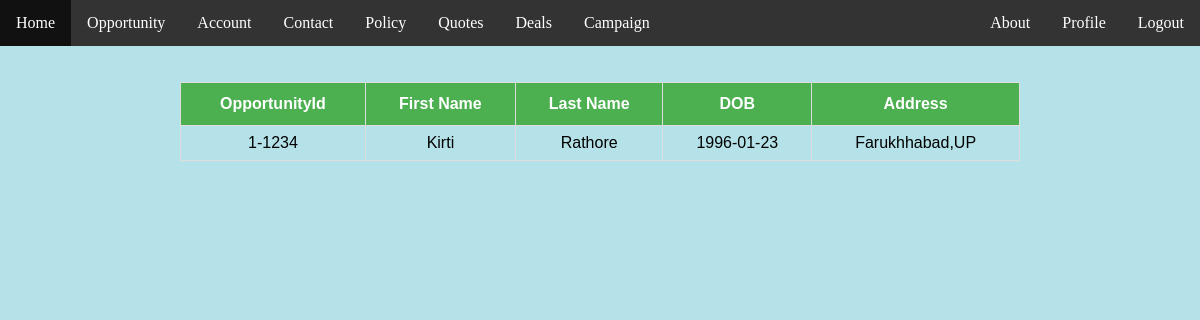
The page /showopp.php?oppid=1-1234 (signed in) on the database its author committed.
### tables this page shows
CREATE TABLE `opportunity` (
  `userid` int(11) NOT NULL,
  `opportunityid` varchar(10) NOT NULL,
  `firstname` varchar(15) NOT NULL,
  `lastname` varchar(15) NOT NULL,
  `dob` date NOT NULL,
  `address` varchar(100) NOT NULL
);

### showopp.php (the view, shortened to what this page needs)
<!doctype html>
    <html lang="en">
    <head>
    </head>
    <body>
      <?php
      include("navigationbar.php");
      $result = mysql_query("SELECT * from opportunity where opportunityid='".$_GET['oppid']."'");
      ?>
      <br><br>
      <table id="quote" align="center" >
      <thead>
        <tr>
          <th>OpportunityId</th>
          <th>First Name</th>
          <th>Last Name</th>
          <th>DOB</th>
          <th>Address</th>
        </tr>
      </thead>
      <tbody>
        <?php
          while($row = mysql_fetch_row($result)){
            echo
            "<tr>
              <td>{$row[1]}</td>
              <td>{$row[2]}</td>
              <td>{$row[3]}</td>
              <td>{$row[4]}</td>
              <td>{$row[5]}</td>
            </tr>\n";
          }
        ?>
      </tbody>
    </table>
    </body>
    </html>

### css/login.css (style rules this page uses)
body { background:#b5e2e8; font-family:Georgia, seri; size:12px; margin:0; padding:0; }

### showopp.php (style rules this page uses)
#quote { font-family: "Trebuchet MS", Arial, Helvetica, sans-serif; border-collapse: collapse; width: 70%; }
#quote td, #quote th { border: 1px solid #ddd; padding: 8px; text-align: center; }
#quote th { padding-top: 12px; padding-bottom: 12px; text-align: center; background-color: #4CAF50; color: white; }

### rows shown on the page
opportunity: opportunityid "1-1234", firstname "Kirti", lastname "Rathore", dob "1996-01-23", address "Farukhhabad,UP"
